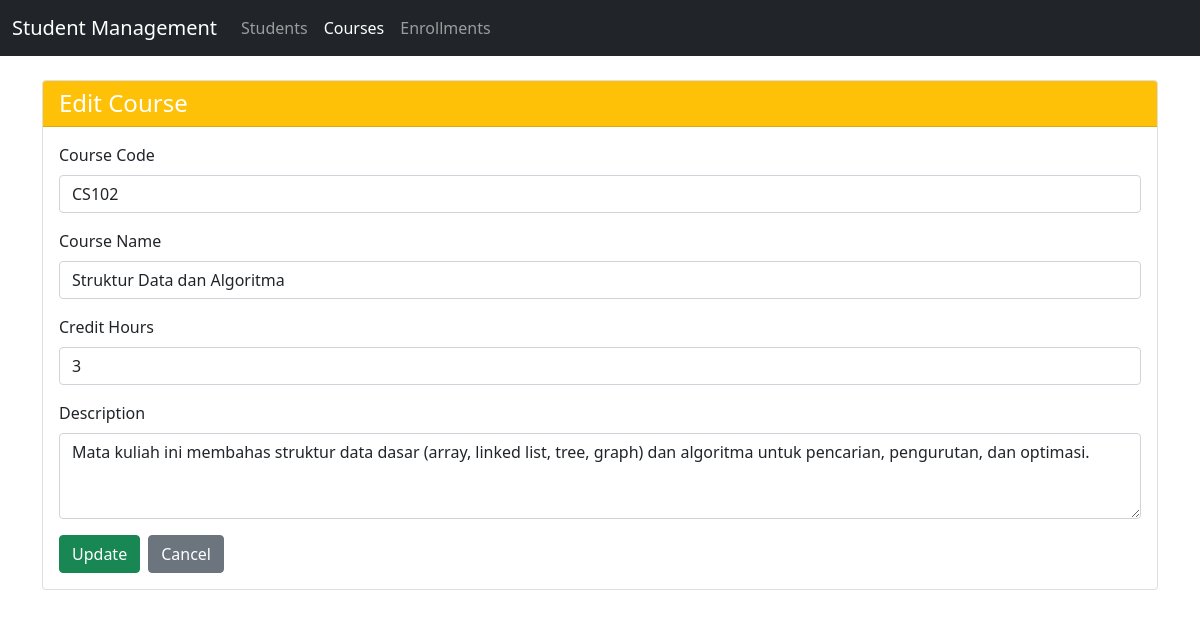
Screenshot of /index.php?controller=course&action=edit&id=2 with the database file from the repository.
### tables this page shows
CREATE TABLE `courses` (
  `id` int(11) NOT NULL AUTO_INCREMENT,
  `course_code` varchar(10) NOT NULL,
  `course_name` varchar(100) NOT NULL,
  `credit_hours` int(1) NOT NULL,
  `description` text DEFAULT NULL,
  PRIMARY KEY (`id`)
);

### controllers/CourseController.php (called while the page is built, shortened)
<?php
require_once 'models/Course.php';
require_once 'views/course.view.php';
class CourseController {
    private $course;
    private $view;
    public function __construct() {
        $this->course = new Course();
        $this->view = new CourseView();
    }
    public function edit($id) {
        if (!$this->course->getById($id)) {
            header('Location: index.php?controller=course&action=index');
            return;
        }
        $this->view->renderEdit($this->course);
    }
}
?>

### models/Course.php (called while the page is built, shortened)
<?php
require_once 'config/connection.php';
class Course {
    private $conn;
    private $table = 'courses';
    public function __construct() {
        $database = new Database();
        $this->conn = $database->getConnection();
    }
    public function getById($id) {
        $query = "SELECT * FROM {$this->table} WHERE id = ?";
        $stmt = $this->conn->prepare($query);
        $stmt->bind_param("i", $id);
        $stmt->execute();
        $result = $stmt->get_result();
        if ($result->num_rows > 0) {
            $row = $result->fetch_assoc();
            $this->id = $row['id'];
            $this->course_code = $row['course_code'];
            $this->course_name = $row['course_name'];
            $this->credit_hours = $row['credit_hours'];
            $this->description = $row['description'];
            return true;
        }
        return false;
    }
}
?>

### config/connection.php (called while the page is built, shortened)
<?php
class Database {
    private $host = "localhost";
    private $username = "root";
    private $password = "";
    private $database = "tp_mvc";
    private $conn = null;
    public function getConnection() {
        if ($this->conn === null) {
            $this->conn = new mysqli($this->host, $this->username, $this->password, $this->database);
        }
        return $this->conn;
    }
}
?>

### views/course.view.php (the view, shortened to what this page needs)
<?php
class CourseView
{
    private $controller;
    public function __construct($controller = 'course') {
        $this->controller = $controller;
    }
    private function renderHeader() {
        $controller = $this->controller;
        include 'views/layouts/header.php';
        return ob_get_clean();
    }
        ?>
        <?php
    public function renderEdit($course)
    {
        $header = $this->renderHeader();
        echo $header;
        ?>
        <div class="card">
            <div class="card-header bg-warning text-white">
                <h4 class="mb-0">Edit Course</h4>
            </div>
            <div class="card-body">
                <form action="index.php?controller=course&action=edit&id=<?php echo $course->id; ?>" method="post">
                    <div class="mb-3">
                        <label for="course_code" class="form-label">Course Code</label>
                        <input type="text" name="course_code" id="course_code" class="form-control"
                               value="<?php echo htmlspecialchars($course->course_code); ?>" required>
                    </div>
                    <div class="mb-3">
                        <label for="course_name" class="form-label">Course Name</label>
                        <input type="text" name="course_name" id="course_name" class="form-control"
                               value="<?php echo htmlspecialchars($course->course_name); ?>" required>
                    </div>
                    <div class="mb-3">
                        <label for="credit_hours" class="form-label">Credit Hours</label>
                        <input type="number" name="credit_hours" id="credit_hours" class="form-control" min="1" max="6"
                               value="<?php echo htmlspecialchars($course->credit_hours); ?>" required>
                    </div>
                    <div class="mb-3">
                        <label for="description" class="form-label">Description</label>
                        <textarea name="description" id="description" class="form-control" rows="3"><?php
                            echo htmlspecialchars($course->description);
                        ?></textarea>
                    </div>
                    <div class="d-flex gap-2">
                        <button type="submit" class="btn btn-success">Update</button>
                        <a href="index.php?controller=course&action=index" class="btn btn-secondary">Cancel</a>
                    </div>
                </form>
            </div>
        </div>
        </body>
        </html>
        <?php
    }
}

### rows the page displays
courses: course_code "CS102", course_name "Struktur Data dan Algoritma", credit_hours "3", description "Mata kuliah ini membahas struktur data dasar (array, linked list, tree, graph) dan algoritma untuk pencarian, pengurutan, dan optimasi."
